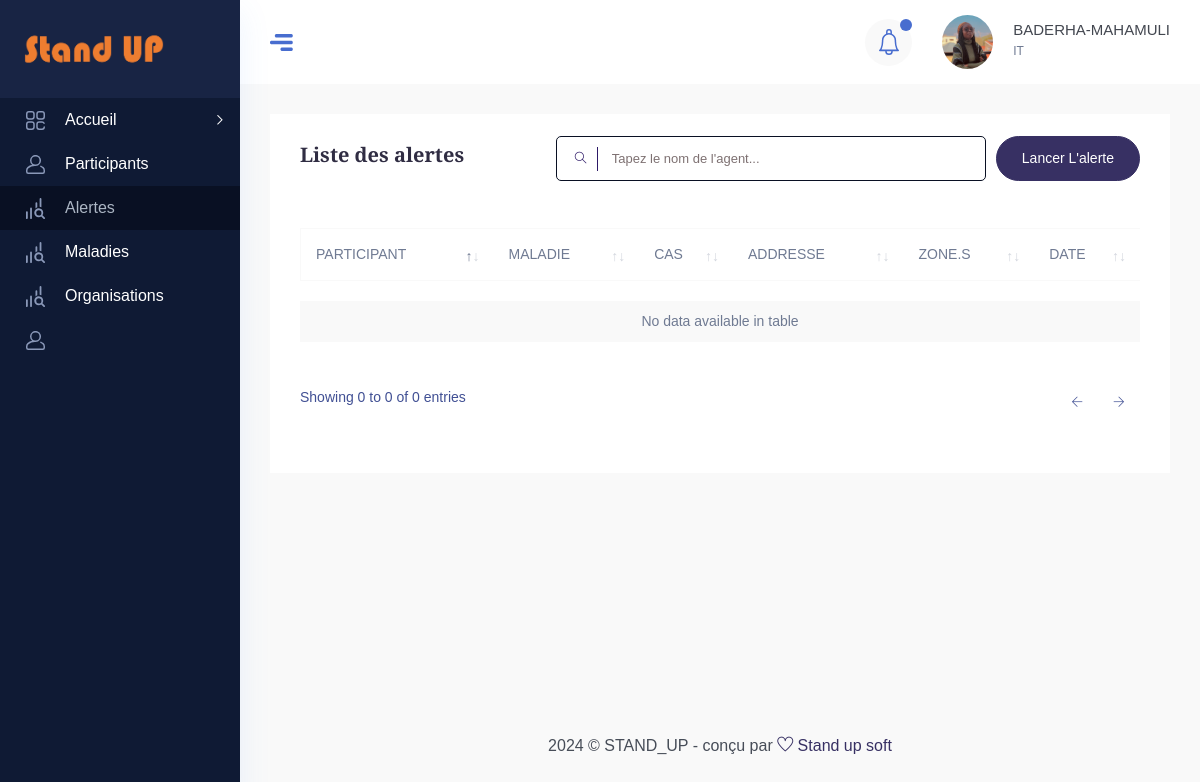
Screenshot of /allerte/ (signed in) with the database file from the repository.
### STAND_UP_APP/models.py (models this page shows)
class User(AbstractUser):
    Photo=models.ImageField(upload_to="Images/", blank=True)
    statut=models.CharField(default="ENQUETEUR", max_length=100)
    Organisation=models.CharField(default="-",max_length=500)
    Lieu=models.CharField(default="-",max_length=200)
    Nom=models.CharField(default="-", max_length=20)
    Dates=models.DateTimeField(auto_now=True)
    Etat_civil=models.CharField(default="Célibataire", max_length=100)
    Stand_up=models.BooleanField(default="True")
    Matricule=models.CharField(default="---", max_length=50)
    Tel=models.CharField(default="---", max_length=50)

### STAND_UP_APP/views.py (the view)
# urls.py: path('allerte/', alertes, name='allerte'),
@login_required
def alertes(request):
    ut=request.user
    allerts=Alerte.objects.all().order_by('Dates')
    context={
        'ut':ut,
        'allertes':allerts,
        'notif':Alerte.objects.filter(Dates__date=auj),
    }
    return render(request, "listes_allertes.html", context)

### Templates/listes_allertes.html (shortened to what this page needs)
<!DOCTYPE html>
{% load static %}
<html lang="zxx">
<head>
    <link rel="stylesheet" href="{% static 'css/bootstrap.min.css' %}" />
    <link rel="stylesheet" href="{% static 'vendors/themefy_icon/themify-icons.css' %}" />
    <link rel="stylesheet" href="{% static 'vendors/niceselect/css/nice-select.css' %}" />
    <link rel="stylesheet" href="{% static 'vendors/owl_carousel/css/owl.carousel.css' %}" />
    <link rel="stylesheet" href="{% static 'vendors/gijgo/gijgo.min.css' %}" />
    <link rel="stylesheet" href="{% static 'vendors/font_awesome/css/all.min.css' %}" />
    <link rel="stylesheet" href="{% static 'vendors/tagsinput/tagsinput.css' %}" />
    <link rel="stylesheet" href="{% static 'vendors/datepicker/date-picker.css' %}" />
    <link rel="stylesheet" href="{% static 'vendors/vectormap-home/vectormap-2.0.2.css' %}" />
    <link rel="stylesheet" href="{% static 'vendors/scroll/scrollable.css' %}" />
    <link rel="stylesheet" href="{% static 'vendors/datatable/css/jquery.dataTables.min.css' %}" />
    <link rel="stylesheet" href="{% static 'vendors/datatable/css/responsive.dataTables.min.css' %}" />
    <link rel="stylesheet" href="{% static 'vendors/datatable/css/buttons.dataTables.min.css' %}" />
    <link rel="stylesheet" href="{% static 'vendors/text_editor/summernote-bs4.css' %}" />
    <link rel="stylesheet" href="{% static 'vendors/morris/morris.css' %}">
    <link rel="stylesheet" href="{% static 'vendors/material_icon/material-icons.css' %}" />
    <link rel="stylesheet" href="{% static 'css/metisMenu.css' %}">
    <link rel="stylesheet" href="{% static 'css/style.css' %}" />
    <link rel="stylesheet" href="{% static 'css/colors/default.css' %}" id="colorSkinCSS">
</head>
<body class="crm_body_bg">
    <nav class="sidebar dark_sidebar">
        <div class="logo d-flex justify-content-between">
        <a class="large_logo" href="{% url 'accueil' %}"><img style="width: 140px; height:50px;" src="{% static 'img/stand.png' %}" alt=""></a>
        </div>
        <ul id="sidebar_menu">
        <li class="">
        <a class="has-arrow" href="#" aria-expanded="false">
        <div class="nav_icon_small">
        <img src="{% static 'img/menu-icon/1.svg' %}" alt="">
        </div>
        <div class="nav_title">
        <span>Accueil </span>
        </div>
        </a>
        </li>
        <li class="">
        <a href="{% url 'list_agents' %}" aria-expanded="false">
        <div class="nav_icon_small">
        <img src="{% static 'img/menu-icon/4.svg' %}" alt="">
        </div>
        <div class="nav_title">
        <span>Participants</span>
        </div>
        </a>
        </li>
        <li class="">
        <a href="{% url 'allerte' %}" aria-expanded="false">
        <div class="nav_icon_small">
        <img src="{% static 'img/menu-icon/5.svg' %}" alt="">
        </div>
        <div class="nav_title">
        <span>Alertes</span>
        </div>
        </a>
        </li>
        <li class="">
            <a href="{% url 'list_maladie' %}" aria-expanded="false">
            <div class="nav_icon_small">
            <img src="{% static 'img/menu-icon/5.svg' %}" alt="">
            </div>
            <div class="nav_title">
            <span>Maladies</span>
            </div>
            </a>
        </li>
        <li class="">
            <a href="{% url 'organ' %}" aria-expanded="false">
            <div class="nav_icon_small">
            <img src="{% static 'img/menu-icon/5.svg' %}" alt="">
            </div>
            <div class="nav_title">
            <span>Organisations</span>
            </div>
            </a>
        </li>
        <li class="">
        <a href="Trader_Profile.html" aria-expanded="false">
        <div class="nav_icon_small">
        <img src="img/menu-icon/4.svg" alt="">
        </div>
        </a>
         </li>
    </nav>
        <section class="main_content dashboard_part large_header_bg">
            <div class="container-fluid no-gutters">
            <div class="row">
            <div class="col-lg-12 p-0 ">
            <div class="header_iner d-flex justify-content-between align-items-center">
            <div class="line_icon open_miniSide d-none d-lg-block">
            <img src="{% static 'img/line_img.png' %}" alt="">
            </div>
            <div class="header_right d-flex justify-content-between align-items-center">
            <div class="header_notification_warp d-flex align-items-center">
            <li>
            <a class="bell_notification_clicker nav-link-notify" href="#"> <img src="{% static 'img/icon/bell.svg' %}" alt="">
            </a>
                </li>
                </div>
            <div class="profile_info d-flex align-items-center">
            <div class="profile_thumb mr_20">
            <img src="{{ut.Photo.url}}" alt="#">
            </div>
            <div class="author_name">
            <h4 class="f_s_15 f_w_500 mb-0">{{ut.username}}-{{ut.first_name}}</h4>
            <p class="f_s_12 f_w_400">{{ut.statut}}</p>
            </div>
            </div>
            </div>
            </div>
            </div>
            </div>
            </div>
<div class="main_content_iner overly_inner ">
<div class="container-fluid p-0 ">
<div class="row">
<div class="col-lg-12">
<div class="white_card card_height_100 mb_30">
<div class="white_card_header">
<div class="white_box_tittle list_header mb-0">
<h4>Liste des alertes</h4>
<div class="box_right d-flex lms_block">
<div class="serach_field_2">
<div class="search_inner">
<form Active="#" method="get" >
    <div class="search_field">
    <input type="text" name="agents" placeholder="Tapez le nom de l'agent...">
    </div>
    <button type="submit"> <i class="ti-search"></i> </button>
</form>
</div>
</div>
<div class="add_button ml-10">
<a href="{% url 'addalerte' %}" data-target="#addcategory" class="btn_1">Lancer l'alerte</a>
</div>
</div>
</div>
</div>
<div class="white_card_body">
<div class="QA_section">
<div class="QA_table mb_30">
<table class="table lms_table_active3 ">
    <thead>
            <tr>
            <th scope="col">PARTICIPANT</th>
            <th scope="col">MALADIE</th>
            <th scope="col">CAS</th>
            <th scope="col">ADDRESSE</th>
            <th scope="col">ZONE.S</th>
            <th scope="col">DATE</th>
            </tr>
    </thead>
<tbody>
</tbody>
</table>
</div>
</div>
</div>
</div>
</div>
</div>
</div>
</div>
<div class="footer_part">
<div class="container-fluid">
<div class="row">
<div class="col-lg-12">
    <div class="footer_iner text-center">
        <p>2024 © STAND_UP - conçu par <a href="#"> <i class="ti-heart"></i> </a><a href="#"> Stand up soft</a></p>
        </div>
</div>
</div>
</div>
</div>
</section>
</body>
</html>

### STAND_UP_APP/static/css/metisMenu.css (style rules this page uses)
.metismenu .has-arrow { position:relative }
.metismenu .has-arrow::after { position:absolute;content:'';transform:rotate(-90deg) translate(0,-50%);transform-origin:top;top:50%;transition:all .3s ease-out;right:40px;content:"\e64b";font-family:themify;color:#a5adc6;font-weight:600;font-size:14px }

### rows the page displays
User: Photo (picture), username "BADERHA", first_name "MAHAMULI", statut "IT"
